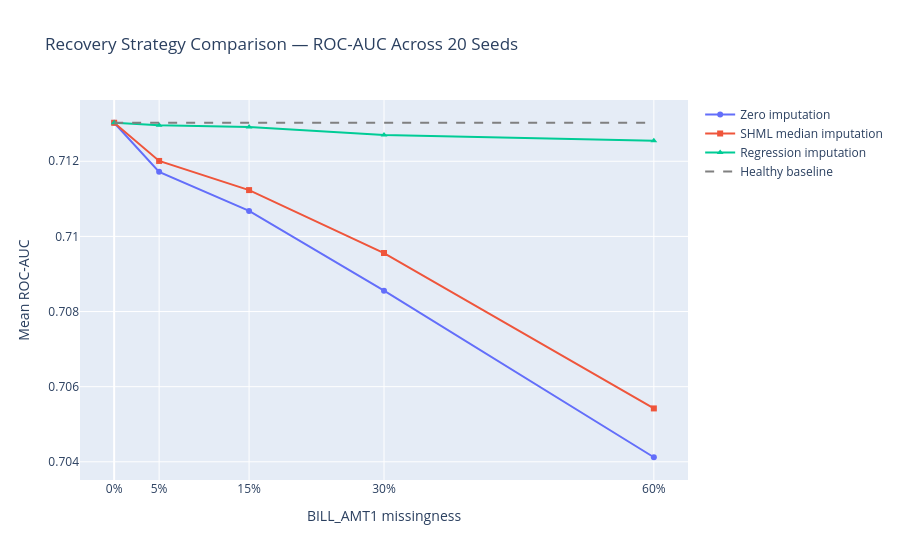

The code cell stored with this chart in its notebook:
### Code cell
plot_df = strategy_summary.sort_values("Missingness")
fig = recovery_lines(
    plot_df,
    [("Zero_AUC", "Zero imputation", "circle"),
     ("Median_AUC", "SHML median imputation", "square"),
     ("Regression_AUC", "Regression imputation", "triangle-up")],
    0.713025, "Recovery Strategy Comparison — ROC-AUC Across 20 Seeds", "Mean ROC-AUC",
)
show_research_figure(fig, "three_strategy_auc_comparison.html")

### Figure 1 — Plotly figure (JSON) as saved in the notebook; plotly's stock layout.template omitted (floating-point values rounded to 4 significant figures)
{"data": [{"hovertemplate": "%{fullData.name}: %{y:.4f}<extra></extra>", "marker": {"symbol": "circle"}, "mode": "lines+markers", "name": "Zero imputation", "x": [0.0, 0.05, 0.15, 0.3, 0.6], "y": [0.713, 0.7117, 0.7107, 0.7086, 0.7041], "type": "scatter"}, {"hovertemplate": "%{fullData.name}: %{y:.4f}<extra></extra>", "marker": {"symbol": "square"}, "mode": "lines+markers", "name": "SHML median imputation", "x": [0.0, 0.05, 0.15, 0.3, 0.6], "y": [0.713, 0.712, 0.7112, 0.7096, 0.7054], "type": "scatter"}, {"hovertemplate": "%{fullData.name}: %{y:.4f}<extra></extra>", "marker": {"symbol": "triangle-up"}, "mode": "lines+markers", "name": "Regression imputation", "x": [0.0, 0.05, 0.15, 0.3, 0.6], "y": [0.713, 0.713, 0.7129, 0.7127, 0.7125], "type": "scatter"}, {"hovertemplate": "%{fullData.name}: %{y:.4f}<extra></extra>", "line": {"color": "gray", "dash": "dash"}, "mode": "lines", "name": "Healthy baseline", "x": [0.0, 0.05, 0.15, 0.3, 0.6], "y": [0.713, 0.713, 0.713, 0.713, 0.713], "type": "scatter"}], "layout": {"xaxis": {"title": {"text": "BILL_AMT1 missingness"}, "tickvals": [0.0, 0.05, 0.15, 0.3, 0.6], "tickformat": ".0%"}, "title": {"text": "Recovery Strategy Comparison — ROC-AUC Across 20 Seeds"}, "yaxis": {"title": {"text": "Mean ROC-AUC"}}, "hovermode": "x unified"}}
